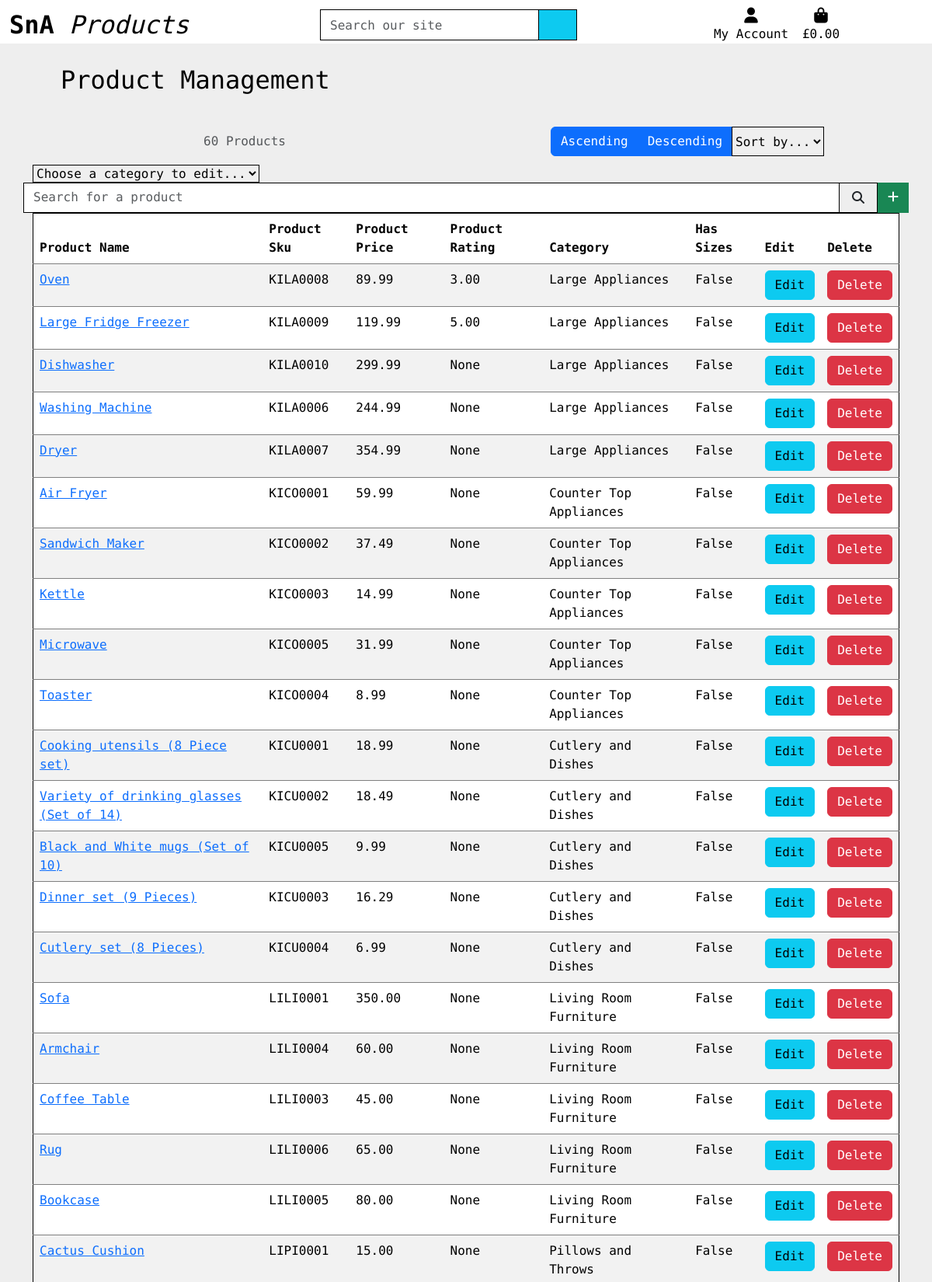
Screenshot of /products/manage (signed in, upper part) with the database file from the repository.
### products/models.py (models this page shows, shortened)
class Product(models.Model):
    category = models.ForeignKey('Category', limit_choices_to={'type': 1},  null=True, blank=True,
                                 on_delete=models.SET_NULL, default=18)
    sku = models.CharField(max_length=254, unique=True, editable=False)
    name = models.CharField(max_length=254)
    description = models.TextField()
    price = models.DecimalField(max_digits=6, decimal_places=2)
    rating = models.DecimalField(max_digits=6, decimal_places=2, null=True, blank=True)
    image = CloudinaryField('image', default='placeholder')
    has_sizes = models.BooleanField(null=True, blank=True, default=False)
    def get_category_name(self):
        if self.category is not None:
            return self.category.display_name
        else:
            return "No Category"

class Category(models.Model):
    class Meta:
        verbose_name_plural = 'Categories'
    parent = models.ForeignKey('self', related_name='children', on_delete=models.CASCADE, blank=True, null=True)
    name = models.CharField(max_length=254)
    display_name = models.CharField(max_length=254, null=True, blank=True)
    type = models.IntegerField(choices=CATEGORY_TYPE, editable=False)
    def get_display_name(self):
        return self.display_name

### products/views.py (the view, shortened to what this page needs)
# urls.py: path('manage', views.manage_products, name='manage_products'),
@login_required
def manage_products(request):
    if not request.user.is_superuser:
        messages.error(request, 'Sorry, only shop admins can do that.')
        return redirect(reverse('home'))
    products = Product.objects.all()
    query = None
    categories = None
    sort = None
    direction = None
    display_sorting = {}
    display_category = None
    sort_option = f'{sort}_{direction}'
    all_categories = Category.objects.all()
    context = {
        'all_categories': all_categories,
        'products': products,
        'search_term': query,
        'current_categories': categories,
        'current_sorting': sort_option,
        'display_sorting': display_sorting,
        'display_category': display_category,
    }
    return render(request, 'products/manage_products.html', context)

### products/templates/products/manage_products.html (shortened to what this page needs)
{% extends "base.html" %}
{% load static %}
{% block content %}
    <div class="container-md px-4 py-1">
        <h2 class="m-4"><a href="{% url 'manage_products' %}" class="no-link-decoration">Product Management</a></h2>
    </div>
    <div class="container container-fluid">
        <div class="row mt-1">
            <div class="col-12 col-md-6 my-auto order-md-last d-flex justify-content-center">
                <div class="btn-group" role="group" aria-label="Button group to select the order of products">
                    <button type="button" class="btn btn-primary" id="button-asc">Ascending</button>
                    <button type="button" class="btn btn-primary" id="button-desc">Descending</button>
                    <div class="btn-group sort-select-wrapper" role="group">
                        <select id="sort-selector" class="custom-select custom-select-sm rounded-0 border border-{% if current_sorting != 'None_None' %}info{% else %}black{% endif %}">
                            <option value="reset" {% if current_sorting == 'None_None' %}selected{% endif %}>Sort by...</option>
                        </select>
                    </div>
                </div>
            </div>
            <div class="col-12 col-md-6 order-md-first">
                <p class="text-muted mt-3 text-center text-md-left">
                    {{ products|length }} Products{% if search_term %} found for <strong>"{{ search_term }}"</strong>{% endif %}
                </p>
            </div>
        </div>
        <div class="btn-group sort-select-wrapper" role="group">
            <select id="category-selector" class="custom-select custom-select-sm rounded-0 border-black">
                <option value="reset" >Choose a category to edit...</option>
            </select>
        </div>
        <div class="row">
            <form method="GET" class="p-0 px-lg-3gi" action="{% url 'manage_products' %}">
              <div class="input-group">
                <input class="form-control border border-black rounded-0" type="text" name="manage_search" placeholder="Search for a product">
                <div class="input-group-append d-flex justify-content-between">
                  <button class="form-control btn border border-black rounded-0" type="submit">
                    <span class="icon">
                      <i class="fa-solid fa-magnifying-glass"></i>
                    </span>
                  </button>
                  <a class="btn btn-success rounded-0" href="{% url 'add_product' %}"><i class="fa-solid fa-plus"></i></a>
                </div>
              </div>
            </form>
        </div>
        <table class="table table-striped border-black">
            <thead>
                <tr>
                    <th scope="col">Product Name</th>
                    <th scope="col">Product Sku</th>
                    <th scope="col" class="d-none d-lg-table-cell">Product Price</th>
                    <th scope="col" class="d-none d-lg-table-cell">Product Rating</th>
                    <th scope="col" class="d-none d-lg-table-cell">Category</th>
                    <th scope="col" class="d-none d-lg-table-cell">Has Sizes</th>
                    <th scope="col">Edit</th>
                    <th scope="col">Delete</th>
                </tr>
            </thead>
            {% for product in products %}
            <tr>
                <td><a href="{% url 'product_detail' product.id %}">{{ product.name }}</a></td>
                <td>{{ product.sku }}</td>
                <td class="d-none d-lg-table-cell">{{ product.price }}</td>
                <td class="d-none d-lg-table-cell">{{ product.rating }}</td>
                <td class="d-none d-lg-table-cell">{{ product.get_category_name }}</td>
                <td class="d-none d-lg-table-cell">{{ product.has_sizes }}</td>
                <td><a class="btn btn-info" href="{% url 'edit_product' product.id %}">Edit</a></td>
                <td><a class="btn btn-danger" href="{% url 'delete_product' product.id %}">Delete</a></td>
            </tr>
            {% endfor %}
        </table>
    </div>
{% endblock content %}

### static/css/style.css (style rules this page uses)
* { max-width: 100vw; }
html { height: 100%; }
body { background: url('/media/background-image.jpg') no-repeat center center fixed; background-size: cover; height: calc(100vh - 164px); font-family: "Encode Sans Expanded", sans-serif; font-weight: 400; font-style: normal; width: 100vw; }
.icon { align-items: center; display: inline-flex; justify-content: center; height: 1.5rem; width: 1.5rem; }
.border-black { border: 1px solid black !important; }
tr { border-bottom: gray 1px solid; }
.no-link-decoration { text-decoration: none; color: black; }

### rows the page displays
Product: name "Oven", sku "KILA0008", price "89.99", rating "3.00", get_category_name "Large Appliances", has_sizes "False"
Product: name "Large Fridge Freezer", sku "KILA0009", price "119.99", rating "5.00", get_category_name "Large Appliances", has_sizes "False"
Product: name "Dishwasher", sku "KILA0010", price "299.99", rating "None", get_category_name "Large Appliances", has_sizes "False"
Product: name "Washing Machine", sku "KILA0006", price "244.99", rating "None", get_category_name "Large Appliances", has_sizes "False"
Product: name "Dryer", sku "KILA0007", price "354.99", rating "None", get_category_name "Large Appliances", has_sizes "False"
Product: name "Air Fryer", sku "KICO0001", price "59.99", rating "None", get_category_name "Counter Top Appliances", has_sizes "False"
Product: name "Sandwich Maker", sku "KICO0002", price "37.49", rating "None", get_category_name "Counter Top Appliances", has_sizes "False"
Product: name "Kettle", sku "KICO0003", price "14.99", rating "None", get_category_name "Counter Top Appliances", has_sizes "False"
Product: name "Microwave", sku "KICO0005", price "31.99", rating "None", get_category_name "Counter Top Appliances", has_sizes "False"
Product: name "Toaster", sku "KICO0004", price "8.99", rating "None", get_category_name "Counter Top Appliances", has_sizes "False"
Product: name "Cooking utensils (8 Piece set)", sku "KICU0001", price "18.99", rating "None", get_category_name "Cutlery and Dishes", has_sizes "False"
Product: name "Variety of drinking glasses (Set of 14)", sku "KICU0002", price "18.49", rating "None", get_category_name "Cutlery and Dishes", has_sizes "False"
Product: name "Black and White mugs (Set of 10)", sku "KICU0005", price "9.99", rating "None", get_category_name "Cutlery and Dishes", has_sizes "False"
Product: name "Dinner set (9 Pieces)", sku "KICU0003", price "16.29", rating "None", get_category_name "Cutlery and Dishes", has_sizes "False"
Product: name "Cutlery set (8 Pieces)", sku "KICU0004", price "6.99", rating "None", get_category_name "Cutlery and Dishes", has_sizes "False"
Product: name "Sofa", sku "LILI0001", price "350.00", rating "None", get_category_name "Living Room Furniture", has_sizes "False"
Product: name "Armchair", sku "LILI0004", price "60.00", rating "None", get_category_name "Living Room Furniture", has_sizes "False"
Product: name "Coffee Table", sku "LILI0003", price "45.00", rating "None", get_category_name "Living Room Furniture", has_sizes "False"
Product: name "Rug", sku "LILI0006", price "65.00", rating "None", get_category_name "Living Room Furniture", has_sizes "False"
Product: name "Bookcase", sku "LILI0005", price "80.00", rating "None", get_category_name "Living Room Furniture", has_sizes "False"
Product: name "Cactus Cushion", sku "LIPI0001", price "15.00", rating "None", get_category_name "Pillows and Throws", has_sizes "False"

### other values shown
{{ products|length }} "60"
